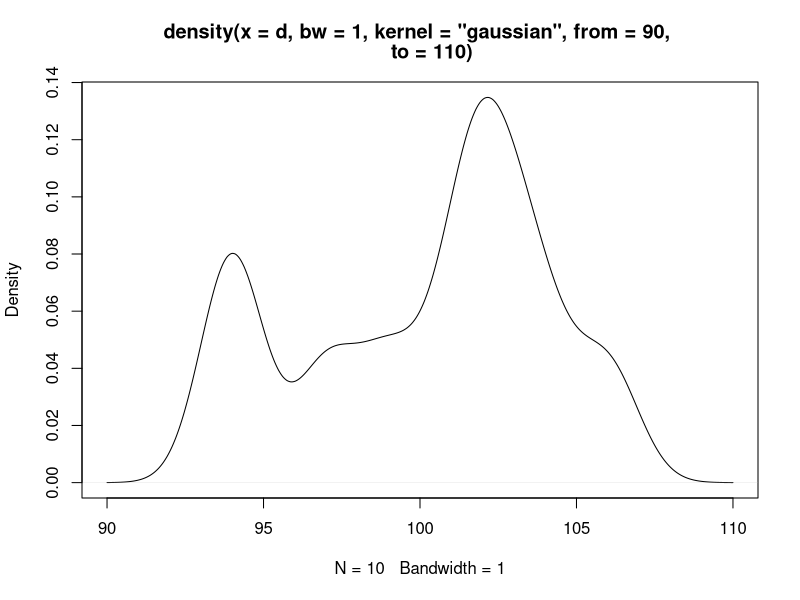

Here is the R script that generated this plot: (Note: this script raises an error after producing the figure.)
d <- c(101,97,99,104,103,94,102,94,102,106)

kde <- density(x = d, kernel = 'gaussian', bw =1.0, from = 90, to = 110)

plot(kde)

pi
# GaussianKernel
GK <- function(u) {(1/sqrt(2*pi))*exp(-(u^2)/2)} # or dnorm(u)

DensityGraph <- function(x, h){
  n    <- length(x)
  xi   <- seq(min(x) - sd(x), max(x) + sd(x), length.out = 512)
  
  # fhat without sum since we are interest in the bell shaped curves
  fhat <- sapply(x, function(y){(1/(n*h))*GK((xi - y)/h)})
  
  # histogram of x
  hist (x, freq = FALSE, main = "Kernel Density with Histogram of River Monsters",
        xlab = paste("N = ", n, "   ", "Bandwidth = ", h), ylim = c(0, 0.15))
  
  # add fhat with sum
  lines(xi, rowSums(fhat), lwd = 2)
  
  # add the bell shaped curves
  apply(fhat, 2, function(j) lines(xi, j, col = 4))
  
  # show data points
  rug  (x, lwd = 2, col = 2)
}

DensityGraph(d, h)


################################

install.packages('ggplot2')

library(ggplot2)
library(dplyr)

df = data_frame(x=c(101,97,99,104,103,94,102,94,102,106)) 

density_estimate <- density(df$x)
mode_value <- density_estimate$x[which.max(density_estimate$y)]
mode_value

df %>% 
  ggplot(aes(x=x, fill = 'x')) + 
  geom_density(bw=1, kernel = 'gaussian') + 
  geom_rug(aes(x=x, y = 0), color = "grey",position = position_jitter(height = 0)) +
  geom_vline(aes(xintercept=mode_value),
             color="blue", linetype="dashed")+
  ggtitle('Kernel Density with Histogram of River Monsters')+
  theme_bw()

